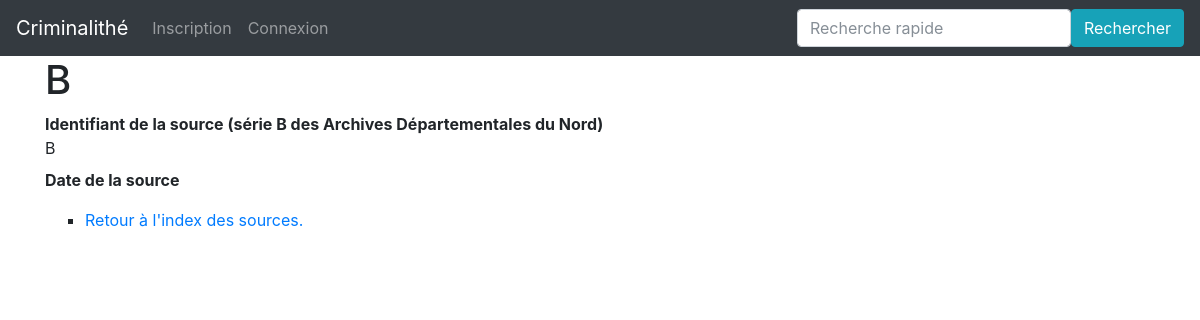
The page /source/6244 on the database as committed earlier.
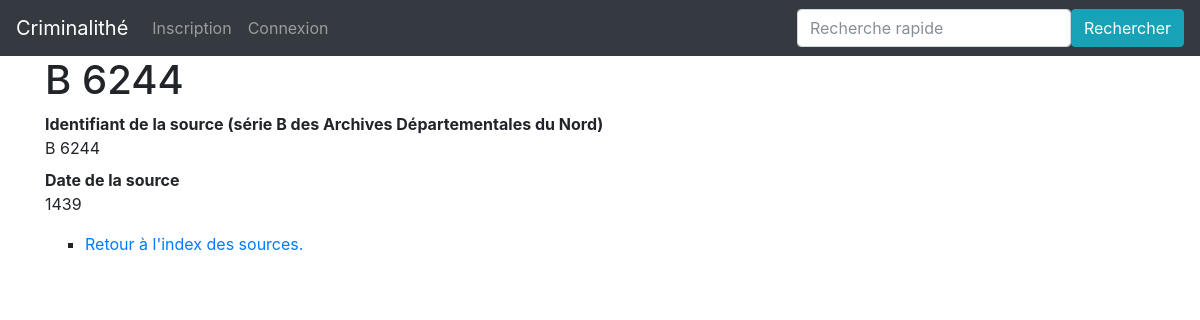
The same page on the database as committed later.
### app/modeles/donnees.py (models this page shows, shortened)
class Source(db.Model):
    source_id = db.Column(db.Integer, primary_key=True, unique=True, nullable=False, autoincrement=True)
    source_date = db.Column(db.Integer)
    authorships = db.relationship("Authorship", back_populates="source")

### app/routes/__init__.py (the view)
@app.route("/source/<int:source_id>")
def source(source_id):
    source_unique = Source.query.filter(Source.source_id == source_id).first()
    return render_template("pages/source.html", source=source_unique)

### app/templates/pages/source.html (shortened to what this page needs)
{% extends "conteneur.html" %}
{% block corps %}
<h1> B {{source.source_id}}</h1>
<dl>
    <dt>Identifiant de la source (série B des Archives Départementales du Nord) </dt><dd>B {{source.source_id}}</dd>
    <dt>Date de la source </dt><dd>{{source.source_date}}</dd>
</dl>
<p>
    <ul type="square">
        <li><a href="{{url_for('index_sources')}}">Retour à l'index des sources.</a></li>
    </ul>
</p>
{% endblock %}

### app/templates/conteneur.html (shortened to what this page needs)
<!DOCTYPE html>
<html>
    <head>
        {% include "partials/css.html" %}
    </head>
    <body>
      <nav class="navbar navbar-expand-md navbar-dark bg-dark justify-content-between">
        <a class="navbar-brand" href="{{ url_for('accueil') }}">Criminalithé</a>
        <ul class="navbar-nav mr-auto">
            {% if not current_user.is_authenticated %}
              <li class="nav-item">
                <a class="nav-link" href="{{url_for("inscription")}}">Inscription</a>
              </li>
              <li class="nav-item">
                <a class="nav-link" href="{{url_for("connexion")}}">Connexion</a>
              </li>
            {% else %}
              <li class="nav-item">
                <a class="nav-link" href="{{url_for("deconnexion")}}">Déconnexion ({{current_user.user_nom}})</a>
              </li>
            {% endif %}
        </ul>
        <form class="form-inline" action="{{url_for("recherche")}}" method="GET">
          <input class="form-control" name="keyword" type="search" placeholder="Recherche rapide" aria-label="Recherche">
          <button class="btn btn-info" type="submit">Rechercher</button>
        </form>
      </nav>
       <div class="container">
        <div class="row">
            <div class="col">
            {% block corps %}{% endblock %}
            </div>
        </div>
      </div>
    </body>
</html>

### app/templates/partials/css.html
<link rel="stylesheet" href="{{ url_for('static', filename='css/bootstrap.css')}}">

Rows that differ between the two databases and show on the page:
added Source: source_id "6244", source_date "1439"
